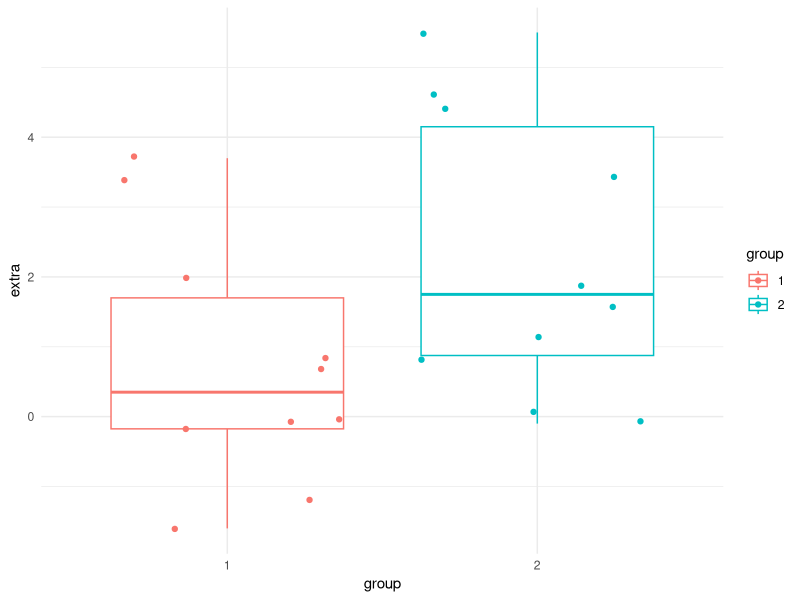
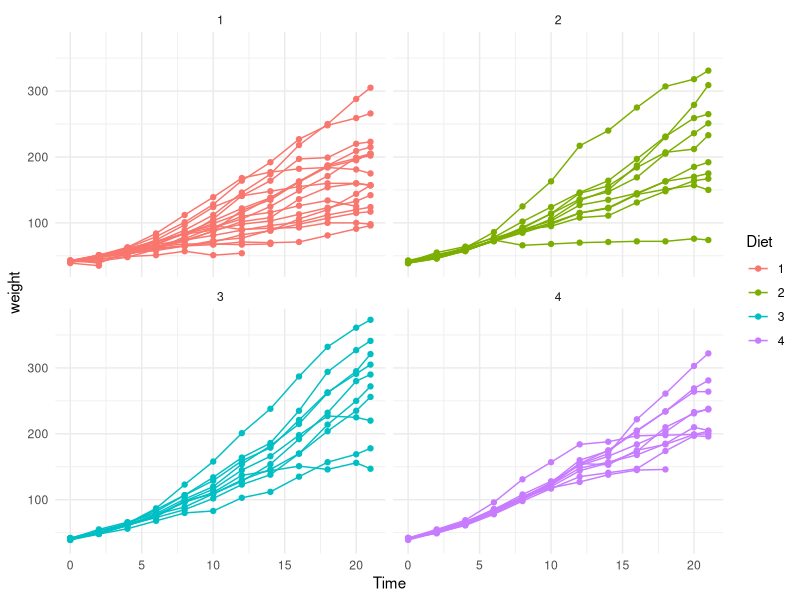

Write R code to recreate these figures, in order.
## ---- chunk 1
knitr::opts_chunk$set(echo = FALSE)
## ---- chunk 2
summary(cars)
## ---- chunk 3
library(ggplot2)
ggplot(data = sleep, aes(x = group, y = extra, color = group)) +
  geom_boxplot() +
  geom_jitter() +
  theme_minimal()
## ---- chunk 4
ggplot(data = ChickWeight, aes(x = Time, y = weight, group = Chick, color = Diet)) +
  geom_point() +
  geom_line() +
  facet_wrap(~Diet) +
  theme_minimal()
## ---- chunk 5
# automatically create a bib database for R packages
bib <- knitr::write_bib(
  x = c(
    .packages(), "knitr", "rmarkdown", "bookdown"
  ), file = NULL, prefix = ""
)
bib <- unlist(bib)
# remove the ugly single quotes required by CRAN policy
bib <- gsub("(\\\n)", " ", bib)
bib <- gsub("'(Eigen|ggplot2|Stan)'", "\\1", bib)
xfun::write_utf8(bib, "packages.bib")
